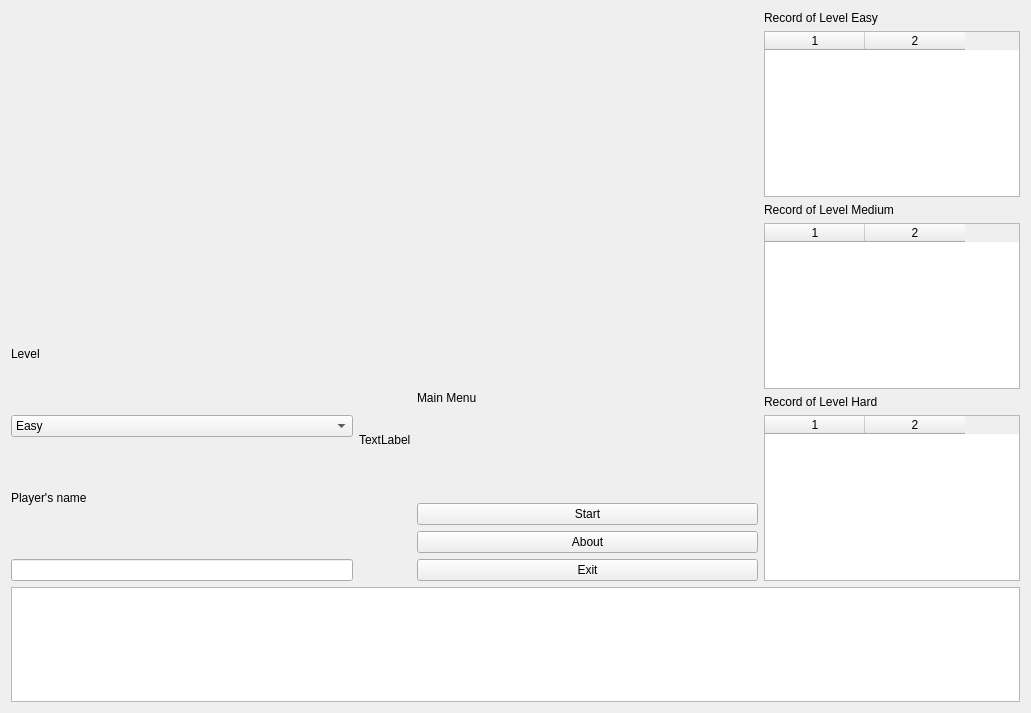
<?xml version="1.0" encoding="UTF-8"?>
<ui version="4.0">
 <class>Window</class>
 <widget class="QWidget" name="Window">
  <property name="geometry">
   <rect>
    <x>0</x>
    <y>0</y>
    <width>1031</width>
    <height>713</height>
   </rect>
  </property>
  <property name="sizePolicy">
   <sizepolicy hsizetype="Maximum" vsizetype="Maximum">
    <horstretch>0</horstretch>
    <verstretch>0</verstretch>
   </sizepolicy>
  </property>
  <property name="windowTitle">
   <string>Window</string>
  </property>
  <layout class="QVBoxLayout" name="verticalLayout">
   <item>
    <layout class="QHBoxLayout" name="horizontalLayout_3">
     <item>
      <layout class="QHBoxLayout" name="horizontalLayout_2">
       <item>
        <layout class="QVBoxLayout" name="verticalLayout_4">
         <item>
          <widget class="GLWidget" name="widget" native="true">
           <property name="sizePolicy">
            <sizepolicy hsizetype="Expanding" vsizetype="Preferred">
             <horstretch>0</horstretch>
             <verstretch>0</verstretch>
            </sizepolicy>
           </property>
          </widget>
         </item>
         <item>
          <layout class="QHBoxLayout" name="horizontalLayout">
           <item>
            <layout class="QVBoxLayout" name="verticalLayout_2">
             <item>
              <widget class="QLabel" name="label_2">
               <property name="text">
                <string>Level</string>
               </property>
              </widget>
             </item>
             <item>
              <widget class="QComboBox" name="comboBox">
               <property name="focusPolicy">
                <enum>Qt::NoFocus</enum>
               </property>
               <item>
                <property name="text">
                 <string>Easy</string>
                </property>
               </item>
               <item>
                <property name="text">
                 <string>Medium</string>
                </property>
               </item>
               <item>
                <property name="text">
                 <string>Hard</string>
                </property>
               </item>
              </widget>
             </item>
             <item>
              <widget class="QLabel" name="label_3">
               <property name="text">
                <string>Player's name</string>
               </property>
              </widget>
             </item>
             <item>
              <widget class="QLineEdit" name="lineEdit">
               <property name="focusPolicy">
                <enum>Qt::ClickFocus</enum>
               </property>
              </widget>
             </item>
            </layout>
           </item>
           <item>
            <widget class="QLabel" name="label">
             <property name="focusPolicy">
              <enum>Qt::StrongFocus</enum>
             </property>
             <property name="text">
              <string>TextLabel</string>
             </property>
            </widget>
           </item>
           <item>
            <layout class="QVBoxLayout" name="verticalLayout_3">
             <item>
              <widget class="QLabel" name="label_4">
               <property name="text">
                <string>Main Menu</string>
               </property>
              </widget>
             </item>
             <item>
              <widget class="QPushButton" name="pushButton">
               <property name="sizePolicy">
                <sizepolicy hsizetype="Expanding" vsizetype="Fixed">
                 <horstretch>0</horstretch>
                 <verstretch>0</verstretch>
                </sizepolicy>
               </property>
               <property name="focusPolicy">
                <enum>Qt::NoFocus</enum>
               </property>
               <property name="text">
                <string>Start</string>
               </property>
               <property name="checkable">
                <bool>false</bool>
               </property>
               <property name="checked">
                <bool>false</bool>
               </property>
              </widget>
             </item>
             <item>
              <widget class="QPushButton" name="pushButton_2">
               <property name="sizePolicy">
                <sizepolicy hsizetype="Expanding" vsizetype="Fixed">
                 <horstretch>0</horstretch>
                 <verstretch>0</verstretch>
                </sizepolicy>
               </property>
               <property name="focusPolicy">
                <enum>Qt::NoFocus</enum>
               </property>
               <property name="text">
                <string>About</string>
               </property>
               <property name="checkable">
                <bool>false</bool>
               </property>
              </widget>
             </item>
             <item>
              <widget class="QPushButton" name="pushButton_3">
               <property name="sizePolicy">
                <sizepolicy hsizetype="Expanding" vsizetype="Fixed">
                 <horstretch>0</horstretch>
                 <verstretch>0</verstretch>
                </sizepolicy>
               </property>
               <property name="focusPolicy">
                <enum>Qt::NoFocus</enum>
               </property>
               <property name="text">
                <string>Exit</string>
               </property>
               <property name="checkable">
                <bool>false</bool>
               </property>
              </widget>
             </item>
            </layout>
           </item>
          </layout>
         </item>
        </layout>
       </item>
      </layout>
     </item>
     <item>
      <layout class="QVBoxLayout" name="verticalLayout_6">
       <property name="sizeConstraint">
        <enum>QLayout::SetDefaultConstraint</enum>
       </property>
       <item>
        <widget class="QLabel" name="label_5">
         <property name="enabled">
          <bool>true</bool>
         </property>
         <property name="text">
          <string>Record of Level Easy</string>
         </property>
        </widget>
       </item>
       <item>
        <widget class="QTableWidget" name="tableWidget">
         <property name="sizePolicy">
          <sizepolicy hsizetype="Fixed" vsizetype="Expanding">
           <horstretch>0</horstretch>
           <verstretch>0</verstretch>
          </sizepolicy>
         </property>
         <property name="rowCount">
          <number>0</number>
         </property>
         <property name="columnCount">
          <number>2</number>
         </property>
         <attribute name="horizontalHeaderStretchLastSection">
          <bool>false</bool>
         </attribute>
         <attribute name="verticalHeaderStretchLastSection">
          <bool>false</bool>
         </attribute>
         <column/>
         <column/>
        </widget>
       </item>
       <item>
        <widget class="QLabel" name="label_6">
         <property name="text">
          <string>Record of Level Medium</string>
         </property>
        </widget>
       </item>
       <item>
        <widget class="QTableWidget" name="tableWidget_2">
         <property name="sizePolicy">
          <sizepolicy hsizetype="Fixed" vsizetype="Expanding">
           <horstretch>0</horstretch>
           <verstretch>0</verstretch>
          </sizepolicy>
         </property>
         <property name="showGrid">
          <bool>true</bool>
         </property>
         <property name="gridStyle">
          <enum>Qt::SolidLine</enum>
         </property>
         <property name="rowCount">
          <number>0</number>
         </property>
         <property name="columnCount">
          <number>2</number>
         </property>
         <column/>
         <column/>
        </widget>
       </item>
       <item>
        <widget class="QLabel" name="label_7">
         <property name="text">
          <string>Record of Level Hard</string>
         </property>
        </widget>
       </item>
       <item>
        <widget class="QTableWidget" name="tableWidget_3">
         <property name="sizePolicy">
          <sizepolicy hsizetype="Minimum" vsizetype="Expanding">
           <horstretch>0</horstretch>
           <verstretch>0</verstretch>
          </sizepolicy>
         </property>
         <property name="rowCount">
          <number>0</number>
         </property>
         <property name="columnCount">
          <number>2</number>
         </property>
         <column/>
         <column/>
        </widget>
       </item>
      </layout>
     </item>
    </layout>
   </item>
   <item>
    <widget class="QTextBrowser" name="textBrowser">
     <property name="sizePolicy">
      <sizepolicy hsizetype="Expanding" vsizetype="Maximum">
       <horstretch>0</horstretch>
       <verstretch>0</verstretch>
      </sizepolicy>
     </property>
     <property name="font">
      <font>
       <pointsize>10</pointsize>
       <weight>75</weight>
       <italic>false</italic>
       <bold>true</bold>
      </font>
     </property>
     <property name="contextMenuPolicy">
      <enum>Qt::DefaultContextMenu</enum>
     </property>
    </widget>
   </item>
  </layout>
 </widget>
 <layoutdefault spacing="6" margin="11"/>
 <customwidgets>
  <customwidget>
   <class>GLWidget</class>
   <extends>QWidget</extends>
   <header>glwidget.h</header>
   <container>1</container>
  </customwidget>
 </customwidgets>
 <resources/>
 <connections/>
</ui>
